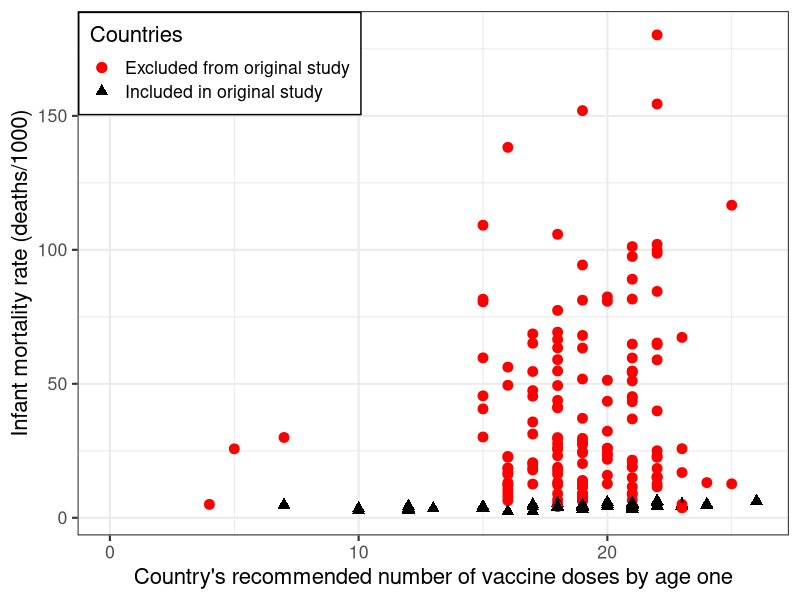

R code for this plot:
library(tidyverse)

data_full = read_csv("../data/Figure_1_Data.csv")

data_full$UsedByOriginalStudy = factor(data_full$UsedByOriginalStudy)
data_full = mutate(data_full, UsedByOriginalStudy = fct_recode(UsedByOriginalStudy,
                                                               "Excluded from original study" = "0",
                                                               "Included in original study" = "1"))

data_plot = ggplot(data = data_full, aes(color=UsedByOriginalStudy, shape=UsedByOriginalStudy)) +
  geom_point(aes(x=CalculatedDoseNum, y=cia.gov_IMR), size=3) +
  geom_point(aes(x=OriginalDoseNum, y=Original_IMR), size=3) +
  labs(x="Country's recommended number of vaccine doses by age one", y="Infant mortality rate (deaths/1000)", color="Countries") +
  theme_bw(base_size=16) +
  scale_color_manual(name="Countries", values=c("red", "black")) +
  scale_shape_manual(name="Countries", values=c(19, 17)) +
  xlim(0,NA) +
  theme(legend.position=c(0.2,0.9), 
        legend.background = element_rect(fill="white", size=0.5, linetype="solid", colour ="black"))
print(data_plot)

# Number of Countries in the Two Groups
num_countries = nrow(data_full)
num_included_countries = length(which(data_full$UsedByOriginalStudy=="Included in original study"))
print(num_countries)
print(num_included_countries)

# F statistic, R^2 val, slope coefficients for linear regressions
lm_full_data_result = lm(CalculatedDoseNum~cia.gov_IMR, data=data_full)
print("Summary of linear regression for all available data:\n")
print(summary(lm_full_data_result))

data_original_study = read_csv("../data/2009_Data_Used_by_Original_Study.csv")
lm_originally_used_data_result = lm(OriginalDoseNum~Original_IMR, data=data_original_study)
print("Summary of linear regression for data included in original study:\n")
print(summary(lm_originally_used_data_result))
